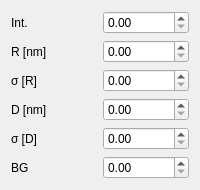
                              <widget class="QWidget" name="fitParticleSpherePage_1">
                               <layout class="QGridLayout" name="gridLayout_25">
                                <item row="3" column="0">
                                 <widget class="QLabel" name="fitParticleSphereDLabel_1">
                                  <property name="text">
                                   <string>D [nm]</string>
                                  </property>
                                 </widget>
                                </item>
                                <item row="3" column="1">
                                 <widget class="QDoubleSpinBox" name="fitParticleSphereDValue_1"/>
                                </item>
                                <item row="0" column="1">
                                 <widget class="QDoubleSpinBox" name="fitParticleSphereIntValue_1"/>
                                </item>
                                <item row="2" column="1">
                                 <widget class="QDoubleSpinBox" name="fitParticleSphereSigmaRValue_1"/>
                                </item>
                                <item row="1" column="1">
                                 <widget class="QDoubleSpinBox" name="fitParticleSphereRValue_1"/>
                                </item>
                                <item row="5" column="1">
                                 <widget class="QDoubleSpinBox" name="fitParticleSphereBGValue_1"/>
                                </item>
                                <item row="4" column="1">
                                 <widget class="QDoubleSpinBox" name="fitParticleSphereSigmaDValue_1"/>
                                </item>
                                <item row="4" column="0">
                                 <widget class="QLabel" name="fitParticleSphereSigmaDLabel_1">
                                  <property name="text">
                                   <string>σ [D]</string>
                                  </property>
                                 </widget>
                                </item>
                                <item row="1" column="0">
                                 <widget class="QLabel" name="fitParticleSphereRLabel_1">
                                  <property name="text">
                                   <string>R [nm]</string>
                                  </property>
                                 </widget>
                                </item>
                                <item row="5" column="0">
                                 <widget class="QLabel" name="fitParticleSphereBGLabel_1">
                                  <property name="text">
                                   <string>BG</string>
                                  </property>
                                 </widget>
                                </item>
                                <item row="2" column="0">
                                 <widget class="QLabel" name="fitParticleSphereSigmaRLabel_1">
                                  <property name="text">
                                   <string>σ [R]</string>
                                  </property>
                                 </widget>
                                </item>
                                <item row="0" column="0">
                                 <widget class="QLabel" name="fitParticleSphereIntLabel_1">
                                  <property name="text">
                                   <string>Int.</string>
                                  </property>
                                 </widget>
                                </item>
                               </layout>
                              </widget>
